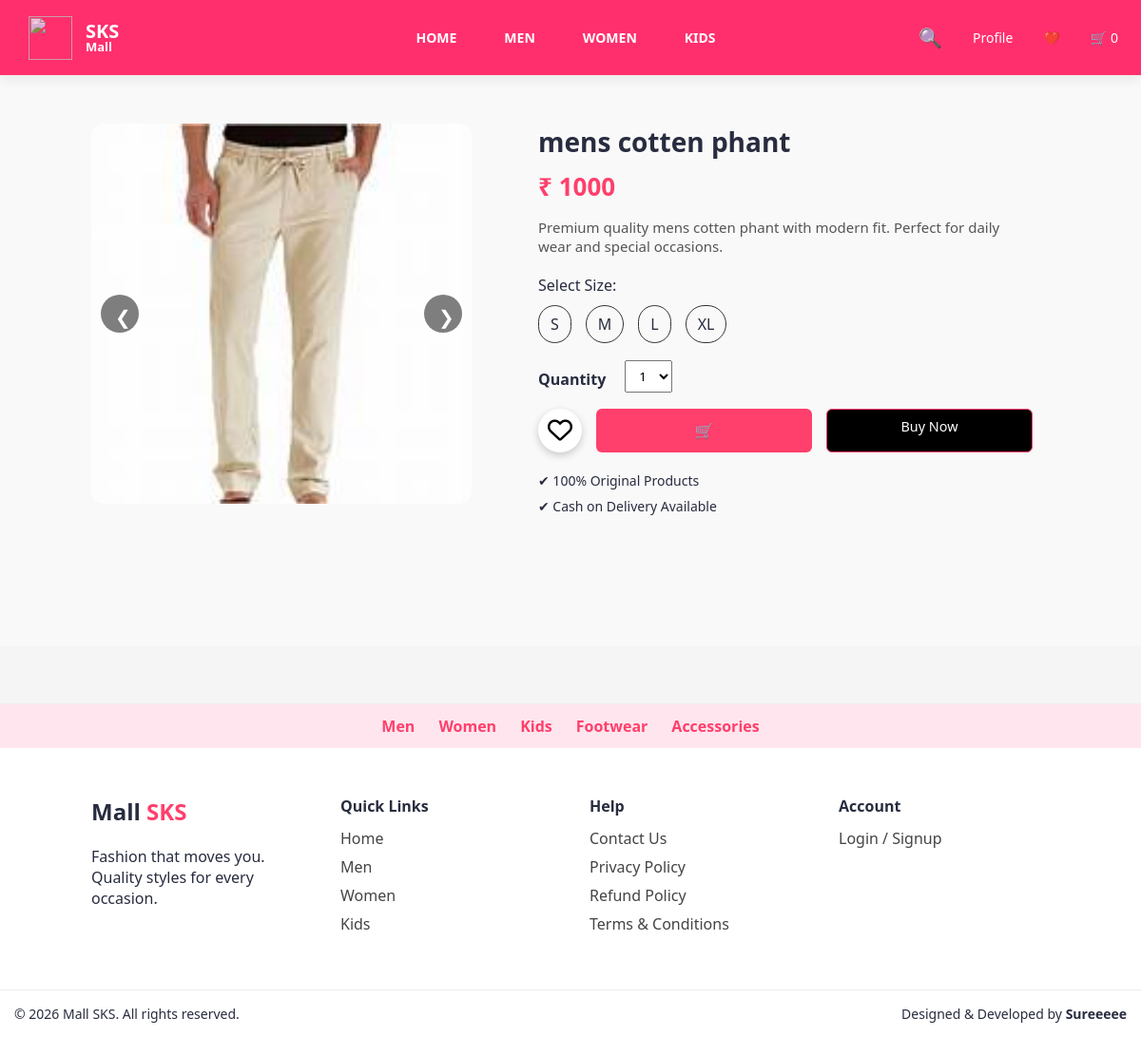
The page /product/11 on the database as committed earlier.
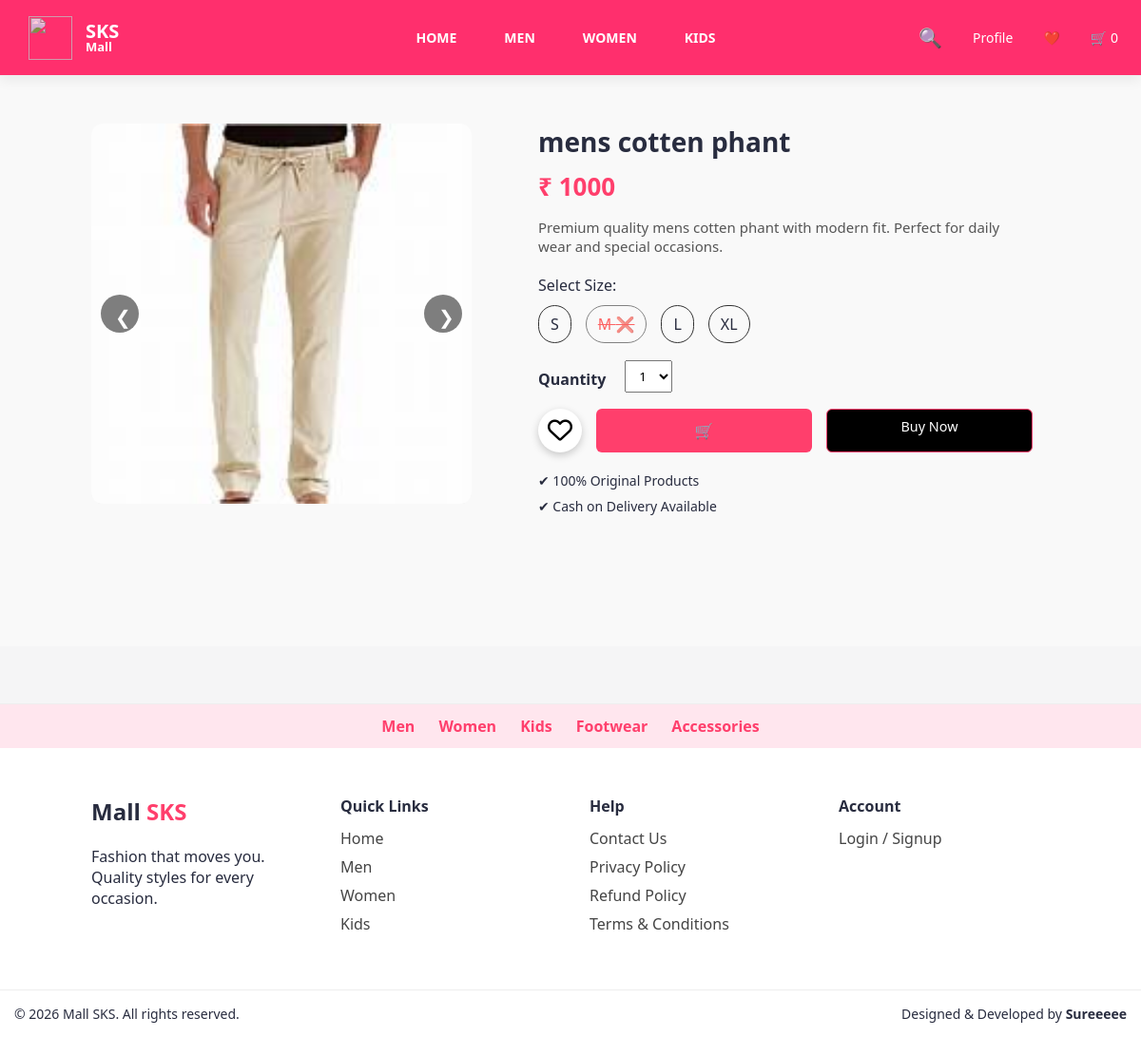
The same page on the database as committed later.
### models/productsize.py (models this page shows)
class ProductSize(db.Model):
    id = db.Column(db.Integer, primary_key=True)
    product_id = db.Column(db.Integer, db.ForeignKey('product.id'))
    size = db.Column(db.String(10))
    stock = db.Column(db.Integer)

### app.py (the view)
@app.route("/product/<int:pid>")
def product_page(pid):
    product = Product.query.get_or_404(pid)
    sizes = ProductSize.query.filter_by(product_id=pid).all()
    return render_template("product.html", product=product, sizes=sizes)

### templates/product.html (shortened to what this page needs)
<!DOCTYPE html>
<html lang="en">
<head>
    <link rel="stylesheet" href="{{ url_for('static', filename='css/style.css') }}">
    <link rel="stylesheet" href="https://cdnjs.cloudflare.com/ajax/libs/font-awesome/6.5.0/css/all.min.css">
</head>
<body>
{% include "header.html" %}
<section class="product-page">
    <div class="product-image">
        <div class="slider">
    <button class="prev" id="prevBtn">❮</button>
    <div class="slides" id="slides">
        <img src="{{ url_for('static', filename=product.image) }}">
    </div>
    <button class="next" id="nextBtn">❯</button>
</div>
    </div>
    <div class="product-details">
        <h1 class="product-title">{{ product.name }}</h1>
        <p class="product-price">₹ {{ product.price }}</p>
        {% set all_out = sizes|selectattr("stock", "equalto", 0)|list|length == sizes|length %}
        <p class="product-desc">
            Premium quality {{ product.name }} with modern fit.
            Perfect for daily wear and special occasions.
        </p>
        <div class="size-box">
            <label>Select Size:</label>
          <div class="sizes">
    {% for s in sizes %}
        {% if s.stock > 0 %}
            <span class="size">{{ s.size }}</span>
        {% else %}
            <span class="size sold">
                {{ s.size }} ❌
            </span>
        {% endif %}
    {% endfor %}
</div>
        </div>
        <div class="qty-box">
            <label for="qty">Quantity</label>
            <select id="qty">
                {% for i in range(1,6) %}
                    <option value="{{ i }}">{{ i }}</option>
                {% endfor %}
            </select>
        </div>
        <div class="product-buttons">
<div class="wishlist-wrap">
    <i id="wishlistIcon" class="fa-regular fa-heart"></i>
</div>
<a href="#" id="addToCartBtn" class="btn-cart"
   {% if all_out %}style="pointer-events:none;opacity:0.5;"{% endif %}>
    🛒
</a>
<a href="#" id="buyNowBtn" class="btn-buy"
   {% if all_out %}style="pointer-events:none;opacity:0.5;"{% endif %}>
     Buy Now
</a>
        </div>
        <ul class="features">
            <li>✔ 100% Original Products</li>
            <li>✔ Cash on Delivery Available</li>
        </ul>
    </div>
</section>
{% include "footer.html" %}
</body>
</html>

Rows that differ between the two databases and show on the page:
changed ProductSize (number 2 of 4 on the later page): stock 1 → 0 (drawn)
